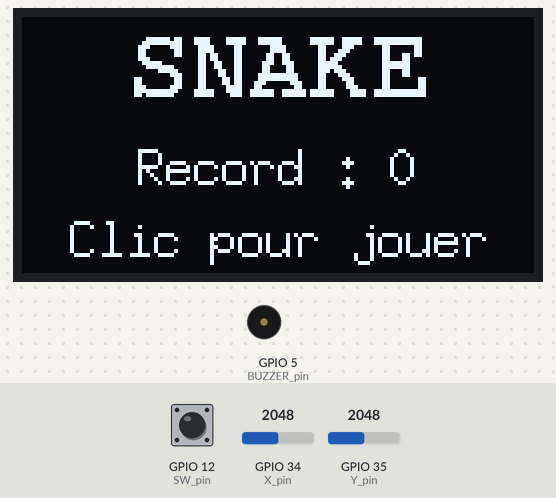
Recording of a sketch running on a simulated ESP32. Shown: 128×64 one-colour display, buzzer (waves = sounding, pin HIGH). The inputs (shaded band) are chosen by the test bench; at power-on: GPIO 12 (SW_pin) HIGH, GPIO 35 (Y_pin) = 2048, GPIO 34 (X_pin) = 2048. Random numbers use the default seed unless the sketch sets one; EEPROM starts erased; what the sketch prints to the serial monitor is not drawn.

Above: at 1.2 s.
1.3 s: GPIO 12 (SW_pin) pulled LOW for 0.15 s
At 1.9 s:
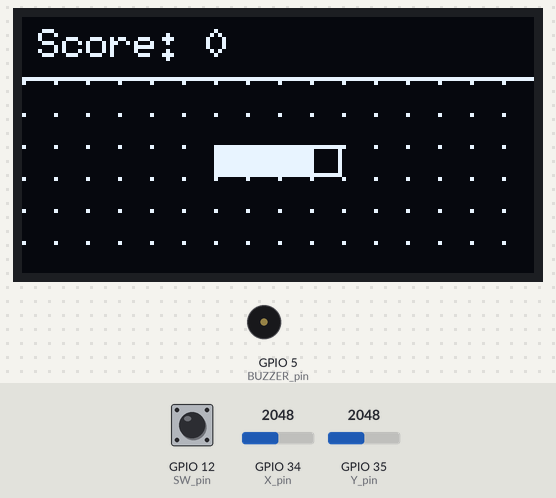
2.0 s: GPIO 35 (Y_pin) set to 2504
5.0 s: GPIO 35 (Y_pin) set to 2586
At 6.1 s:
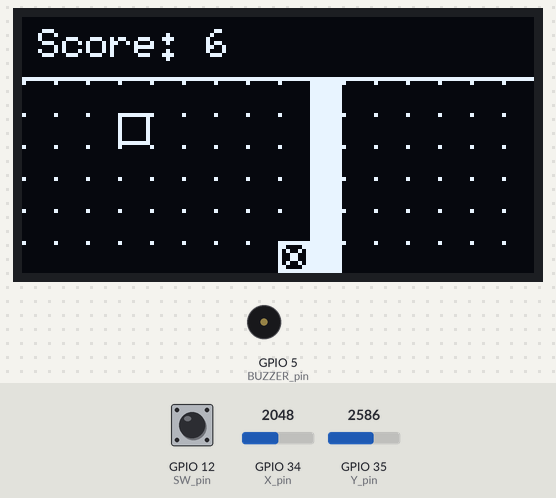
6.7 s: GPIO 34 (X_pin) set to 2866
At 7.02 s:
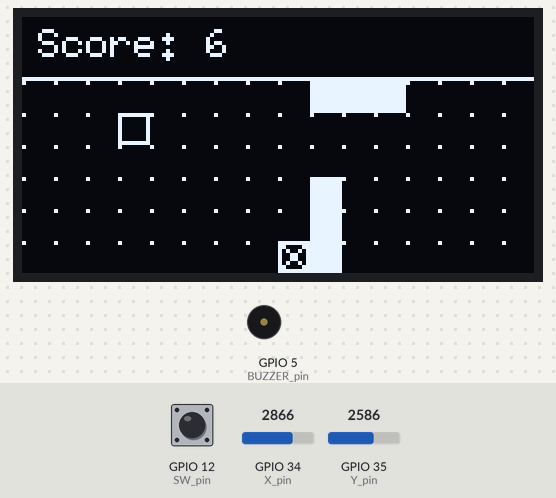
8.2 s: GPIO 34 (X_pin) set to 2047
At 9.8 s:
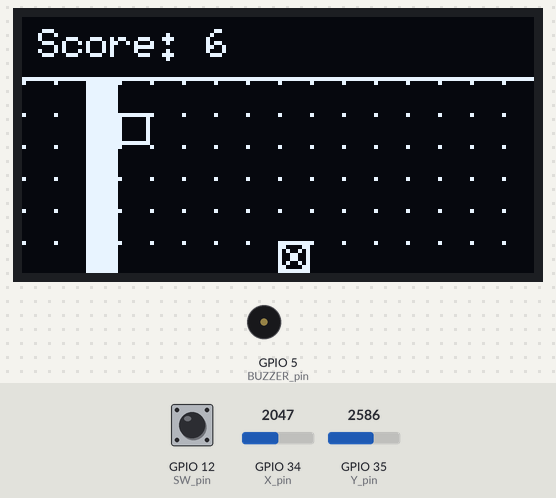
10.0 s: GPIO 34 (X_pin) set to 1228
At 10.15 s:
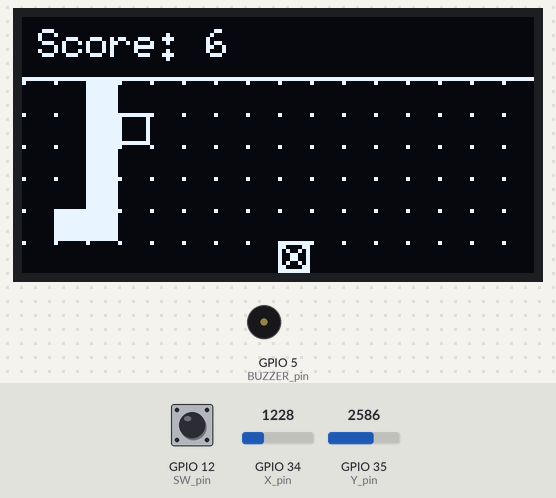
Timing chart, 0 to 12.5 s (numbered marks = the images above; inputs shaded):
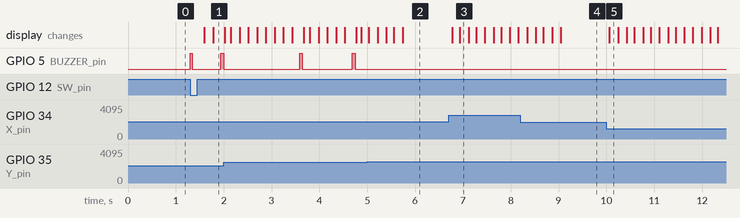

The sketch:

Snake.ino
```cpp
#include <Arduino.h>
#include "config.h"
#include "etat.h"
#include "jeu.h"
#include "affichage.h"
#include "son.h"
#include "reseau.h"

void setup() {
  Serial.begin(115200);

  pinMode(SW_pin, INPUT_PULLUP);
  pinMode(BUZZER_pin, OUTPUT);


  initAffichage();
  initialiserJeu();
  initWifi();
}

void loop() {


  switch (etatJeux) {
    case MENU:
      mettreAJourMenu();
      break;

    case JEU:
      mettreAJourJeu();
      break;

    case GAME_OVER:
      mettreAJourGameOver();
      break;
  }

  switch (etatJeux) {
    case MENU:
      afficherMenu();
      break;

    case JEU:
      afficherJeu();
      break;

    case GAME_OVER:
      afficherGameOver();
      break;
  }

  mettreAJourWifi();
}
```

affichage.h
```cpp
#pragma once

void initAffichage();
void afficherMenu();
void afficherJeu();
void afficherGameOver();
```

affichage.ino
```cpp
#include <Arduino.h>
#include <U8g2lib.h>
#include "affichage.h"
#include "config.h"
#include "etat.h"


static U8G2_SSD1306_128X64_NONAME_F_HW_I2C u8g2(U8G2_R0, U8X8_PIN_NONE);

void initAffichage() {
  u8g2.setI2CAddress(0x3C << 1);
  u8g2.begin();
}
static void drawCentre(const char* txt, int y) {
  int x = (LARGEUR_ECRAN - u8g2.getStrWidth(txt)) / 2;
  u8g2.drawStr(x, y, txt);
}

void afficherMenu() {
  u8g2.clearBuffer();

  u8g2.setFont(u8g2_font_courB18_tf);
  drawCentre("SNAKE", 20);

  u8g2.setFont(u8g2_font_7x13_tf);
  String txt = "Record : " + String(record);
  drawCentre(txt.c_str(), 42);
  drawCentre("Clic pour jouer", 60);

  u8g2.sendBuffer();
}

void afficherJeu() {
  u8g2.clearBuffer();


  for (int i = 0; i < snakeLength; i++) {
    u8g2.drawBox(snakeX[i], snakeY[i], grid, grid);
  }


  u8g2.setFont(u8g2_font_6x10_tf);
  String txtScore = "Score: " + String(score);
  u8g2.drawStr(4, 10, txtScore.c_str());
  u8g2.drawHLine(0, 15, LARGEUR_ECRAN);


  for (int y = HAUT_ZONE_JEU; y < HAUTEUR_ECRAN; y += grid) {
    for (int x = 0; x < LARGEUR_ECRAN; x += grid) {
      u8g2.drawPixel(x, y);
    }
  }


  for (int i = 0; i < nbObs; i++) {
    u8g2.drawFrame(obsX[i], obsY[i], grid, grid);
    u8g2.drawLine(obsX[i], obsY[i], obsX[i] + grid - 1, obsY[i] + grid - 1);
    u8g2.drawLine(obsX[i] + grid - 1, obsY[i], obsX[i], obsY[i] + grid - 1);
  }


  u8g2.drawFrame(foodX, foodY, grid, grid);

  u8g2.sendBuffer();
}

void afficherGameOver() {
  u8g2.clearBuffer();

  u8g2.setFont(u8g2_font_courB12_tf);
  drawCentre("GAME OVER", 14);

  u8g2.setFont(u8g2_font_6x10_tf);
  String txtScore = "Score : " + String(score);
  drawCentre(txtScore.c_str(), 30);
  String txtRecord = "Record : " + String(record);
  drawCentre(txtRecord.c_str(), 42);

  u8g2.drawStr(14, 59, "Rejouer");
  u8g2.drawStr(84, 59, "Menu");

  if (choixGameOver == 0) {
    u8g2.drawFrame(10, 49, u8g2.getStrWidth("Rejouer") + 8, 13);
  } else {
    u8g2.drawFrame(80, 49, u8g2.getStrWidth("Menu") + 8, 13);
  }

  u8g2.sendBuffer();
}
```

etat.h
```cpp
#pragma once
#include <Preferences.h>
#include "config.h"

enum Etat { MENU, JEU, GAME_OVER };


extern Preferences preferences;
extern Etat etatJeux;
extern int score;
extern int record;
extern int choixGameOver;


extern int snakeLength;
extern int snakeX[TAILLE_MAX_SERPENT];
extern int snakeY[TAILLE_MAX_SERPENT];
extern int dirX;
extern int dirY;
extern int nextDirX;
extern int nextDirY;


extern int foodX;
extern int foodY;
extern int obsX[MAX_OBS];
extern int obsY[MAX_OBS];
extern int nbObs;
extern int nbManges;


extern int gameSpeed;
extern unsigned long lastMove;
extern int centreX;
extern int centreY;
```

etat.ino
```cpp
#include "etat.h"


Preferences preferences;
Etat etatJeux = MENU;
int score = 0;
int record = 0;
int choixGameOver = 0;

int snakeLength = 3;
int snakeX[TAILLE_MAX_SERPENT];
int snakeY[TAILLE_MAX_SERPENT];
int dirX = 1;
int dirY = 0;
int nextDirX = 1;
int nextDirY = 0;

int foodX = 0;
int foodY = 0;
int obsX[MAX_OBS];
int obsY[MAX_OBS];
int nbObs = 0;
int nbManges = 0;

int gameSpeed = VITESSE_DEPART;
unsigned long lastMove = 0;
int centreX = 0;
int centreY = 0;
```

jeu.h
```cpp
#pragma once

void initialiserJeu();
void reset();
void mettreAJourMenu();
void mettreAJourJeu();
void mettreAJourGameOver(); 
```

jeu.ino
```cpp
#include <Arduino.h>
#include "jeu.h"
#include "config.h"
#include "etat.h"
#include "son.h"


static bool caseLibre(int x, int y) {
  for (int i = 0; i < snakeLength; i++) {
    if (snakeX[i] == x && snakeY[i] == y) return false;
  }
  for (int i = 0; i < nbObs; i++) {
    if (obsX[i] == x && obsY[i] == y) return false;
  }
  return true;
}

static void spawnFood() {
  do {
    foodX = random(0, LARGEUR_ECRAN / grid) * grid;
    foodY = random(2, HAUTEUR_ECRAN / grid) * grid;
  } while (!caseLibre(foodX, foodY));
}

static void spawnObstacle() {
  if (nbObs >= MAX_OBS) return;

  int x, y;
  do {
    x = random(0, LARGEUR_ECRAN / grid) * grid;
    y = random(2, HAUTEUR_ECRAN / grid) * grid;
  } while (!caseLibre(x, y)
           || (x == foodX && y == foodY)
           || (abs(x - snakeX[0]) <= 2 * grid && abs(y - snakeY[0]) <= 2 * grid));

  obsX[nbObs] = x;
  obsY[nbObs] = y;
  nbObs++;
}

void reset() {
  centreX = analogRead(X_pin);
  centreY = analogRead(Y_pin);

  snakeLength = 3;

  dirX = 1;
  dirY = 0;
  nextDirX = 1;
  nextDirY = 0;

  score = 0;
  gameSpeed = VITESSE_DEPART;
  nbObs = 0;
  nbManges = 0;

  snakeX[0] = 48;
  snakeY[0] = 32;

  snakeX[1] = 40;
  snakeY[1] = 32;

  snakeX[2] = 32;
  snakeY[2] = 32;

  spawnFood();
}

void initialiserJeu() {
  preferences.begin("snake", false);
  record = preferences.getInt("record", 0);
  reset();
}


static void lireJoystick() {


  int dx = analogRead(X_pin) - centreX;
  int dy = analogRead(Y_pin) - centreY;

  if (abs(dx) <= ZONE_MORTE && abs(dy) <= ZONE_MORTE) {
    return;
  }

  int nouvelleDirX = dirX;
  int nouvelleDirY = dirY;

  if (abs(dx) > abs(dy)) {
    nouvelleDirX = (dx > 0) ? 1 : -1;
    nouvelleDirY = 0;
  } else {
    nouvelleDirX = 0;
    nouvelleDirY = (dy > 0) ? 1 : -1;
  }

  if (nouvelleDirX != -dirX || nouvelleDirY != -dirY) {
    dirX = nouvelleDirX;
    dirY = nouvelleDirY;
  }
}


static void deplacerSerpent() {

  for (int i = snakeLength; i > 0; i--) {

    snakeX[i] = snakeX[i - 1];
    snakeY[i] = snakeY[i - 1];
  }

  snakeX[0] += dirX * grid;
  snakeY[0] += dirY * grid;
}

static void declencherGameOver() {

  if (score > record) {

    record = score;
    preferences.putInt("record", record);
  }

  choixGameOver = 0;
  etatJeux = GAME_OVER;

  bip(400);
}

void mettreAJourMenu() {

  if (digitalRead(SW_pin) == 0) {

    etatJeux = JEU;
    reset();
    bip(40);
    delay(200);
  }
}

void mettreAJourJeu() {

  if (millis() - lastMove <= gameSpeed) return;

  lastMove = millis();

  lireJoystick();
  deplacerSerpent();

  if (snakeX[0] < 0) {

    snakeX[0] = LARGEUR_ECRAN - grid;

  }
  else if (snakeX[0] >= LARGEUR_ECRAN)
  {
    snakeX[0] = 0;

  }

  if (snakeY[0] < HAUT_ZONE_JEU) {

    snakeY[0] = HAUTEUR_ECRAN - grid;

  }
  else if (snakeY[0] >= HAUTEUR_ECRAN) {

    snakeY[0] = HAUT_ZONE_JEU;

  }


  for (int i = 0; i < nbObs; i++) {
    if (snakeX[0] == obsX[i] && snakeY[0] == obsY[i]) {
      declencherGameOver();
      return;
    }
  }


  for (int i = 1; i < snakeLength; i++) {
    if (snakeX[0] == snakeX[i] && snakeY[0] == snakeY[i]) {
      declencherGameOver();
      return;
    }
  }


  if (snakeX[0] == foodX && snakeY[0] == foodY) {

    if (snakeLength < LONGUEUR_MAX) snakeLength++;

    score += 2;
    nbManges++;

    gameSpeed -= PAS_VITESSE;
    if (gameSpeed < VITESSE_MIN) gameSpeed = VITESSE_MIN;

    bip(60);
    spawnFood();

    if (nbManges % FOOD_PAR_OBSTACLE == 0) {
      spawnObstacle();
    }
  }
}

void mettreAJourGameOver() {

  int x = analogRead(X_pin);
  if (x < 1000) {
    choixGameOver = 0;
  } else if (x > 3000) {
    choixGameOver = 1;
  }

  if (digitalRead(SW_pin) == 0) {
    bip(40);

    while (digitalRead(SW_pin) == 0) {
      delay(10);
    }

    etatJeux = (choixGameOver == 0) ? JEU : MENU;
    reset();
  }
}
```

page.h
```cpp
#pragma once
#include <Arduino.h>

const char PAGE_HTML[] PROGMEM = R"rawliteral(
<!DOCTYPE html>
<html lang="fr">
<head>
  <meta charset="UTF-8">
  <meta name="viewport" content="width=device-width, initial-scale=1">
  <title>Snake ESP32</title>

  <style>
    * {
      box-sizing: border-box;
    }

    body {
      margin: 0;
      min-height: 100vh;
      padding: 24px;
      display: flex;
      align-items: center;
      justify-content: center;
      background: #0b121a;
      color: #eef6ff;
      font-family: Arial, sans-serif;
    }

    main {
      width: min(100%, 960px);
    }

    header, .scores, footer {
      display: flex;
      align-items: center;
      justify-content: space-between;
      gap: 16px;
      flex-wrap: wrap;
    }

    header {
      margin-bottom: 24px;
    }

    h1 {
      margin: 0;
      font-size: clamp(24px, 5vw, 40px);
    }

    #connexion {
      color: #ffca75;
      font-size: 14px;
    }

    .scores {
      margin-bottom: 16px;
      padding: 16px 20px;
      background: #17232f;
      border-radius: 12px;
      font-size: clamp(16px, 3vw, 24px);
    }

    strong {
      color: #a9ff83;
    }

    .terrain {
      position: relative;
      overflow: hidden;
      border: 2px solid #304555;
      border-radius: 14px;
      background: #111e29;
    }

    canvas {
      display: block;
      width: 100%;
      height: auto;
      image-rendering: pixelated;
    }

    .ecran {
      position: absolute;
      inset: 0;
      display: flex;
      flex-direction: column;
      align-items: center;
      justify-content: center;
      gap: 14px;
      padding: 12px;
      background: rgba(11, 18, 26, 0.95);
      text-align: center;
    }

    [hidden] {
      display: none !important;
    }

    h2 {
      margin: 0;
      color: #a9ff83;
      font-size: clamp(26px, 6vw, 64px);
    }

    p {
      margin: 0;
      color: #b2c4d2;
      font-size: clamp(12px, 2.2vw, 20px);
    }

    #gameOver h2 {
      color: #ff7589;
    }

    .choix {
      display: flex;
      gap: 16px;
    }

    .option {
      padding: 10px 24px;
      border: 2px solid #425768;
      border-radius: 10px;
      color: #b2c4d2;
      font-size: clamp(14px, 2.5vw, 22px);
    }

    .option.selection {
      color: #0b121a;
      background: #a9ff83;
      border-color: #a9ff83;
      font-weight: bold;
    }

    footer {
      margin-top: 18px;
      color: #91a8ba;
      font-size: 14px;
    }

    button {
      padding: 10px 16px;
      border: 1px solid #425768;
      border-radius: 8px;
      background: #17232f;
      color: #eef6ff;
      cursor: pointer;
    }

    @media (max-width: 550px) {
      body {
        padding: 12px;
      }

      .ecran {
        gap: 6px;
      }

      .option {
        padding: 6px 16px;
      }
    }
  </style>
</head>

<body>
  <main>
    <header>
      <h1>Snake ESP32</h1>
      <span id="connexion" role="status">Connexion...</span>
    </header>

    <div class="scores">
      <span>Score : <strong id="score">0</strong></span>
      <span>Record : <strong id="record">0</strong></span>
    </div>

    <div class="terrain">
      <canvas id="terrain" width="128" height="48"></canvas>

      <section id="attente" class="ecran">
        <h2>Connexion...</h2>
        <p>En attente du jeu sur l'ESP32</p>
      </section>

      <section id="menu" class="ecran" hidden>
        <h2>SNAKE</h2>
        <p>Record : <strong id="recordMenu">0</strong></p>
        <p>Appuie sur le joystick pour jouer</p>
      </section>

      <section id="gameOver" class="ecran" hidden>
        <h2>GAME OVER</h2>

        <p>
          Score : <strong id="scoreFinal">0</strong>
          | Record : <strong id="recordFinal">0</strong>
        </p>

        <div class="choix">
          <span id="rejouer" class="option">Rejouer</span>
          <span id="retourMenu" class="option">Menu</span>
        </div>

        <p>Gauche / droite pour choisir · Clic pour valider</p>
      </section>
    </div>

    <footer>
      <span>Commandes sur le joystick de l'ESP32</span>
      <button id="pleinEcran" type="button">Plein écran</button>
    </footer>
  </main>

  <script>
    const MENU = 0;
    const JEU = 1;
    const GAME_OVER = 2;

    const GRILLE = 8;
    const HAUT_ZONE_JEU = 16;

    const elements = {};

    [
      "terrain", "connexion", "attente", "menu", "gameOver",
      "score", "record", "recordMenu", "scoreFinal", "recordFinal",
      "rejouer", "retourMenu", "pleinEcran"
    ].forEach(id => {
      elements[id] = document.getElementById(id);
    });

    const canvas = elements.terrain;
    const ctx = canvas.getContext("2d");

    let socket = null;
    let reconnexion = null;

    function dessinerCase(x, y, couleur) {
      ctx.fillStyle = couleur;
      ctx.fillRect(
        x,
        y - HAUT_ZONE_JEU,
        GRILLE - 1,
        GRILLE - 1
      );
    }

    function dessinerTerrain(jeu) {
      ctx.fillStyle = "#111e29";
      ctx.fillRect(0, 0, canvas.width, canvas.height);

      ctx.fillStyle = "#2b3d4c";

      for (let y = 0; y < canvas.height; y += GRILLE) {
        for (let x = 0; x < canvas.width; x += GRILLE) {
          ctx.fillRect(x, y, 1, 1);
        }
      }

      for (const obstacle of jeu.obstacles) {
        dessinerCase(obstacle.x, obstacle.y, "#8295a3");

        ctx.fillStyle = "#354958";
        ctx.fillRect(
          obstacle.x + 2,
          obstacle.y - HAUT_ZONE_JEU + 2,
          3,
          3
        );
      }

      dessinerCase(jeu.foodX, jeu.foodY, "#ff6577");

      jeu.serpent.forEach((segment, index) => {
        dessinerCase(
          segment.x,
          segment.y,
          index === 0 ? "#b4ff75" : "#54ce87"
        );
      });
    }

    function afficherEtat(jeu) {
      if (
        ![MENU, JEU, GAME_OVER].includes(jeu.etat) ||
        !Array.isArray(jeu.serpent) ||
        !Array.isArray(jeu.obstacles)
      ) {
        throw new Error("Etat du jeu incomplet");
      }

      elements.score.textContent = jeu.score;
      elements.record.textContent = jeu.record;
      elements.recordMenu.textContent = jeu.record;
      elements.scoreFinal.textContent = jeu.score;
      elements.recordFinal.textContent = jeu.record;

      dessinerTerrain(jeu);

      elements.attente.hidden = true;
      elements.menu.hidden = jeu.etat !== MENU;
      elements.gameOver.hidden = jeu.etat !== GAME_OVER;

      elements.rejouer.classList.toggle(
        "selection",
        jeu.choixGameOver === 0
      );

      elements.retourMenu.classList.toggle(
        "selection",
        jeu.choixGameOver === 1
      );

      const noms = ["Menu", "Partie en cours", "Game Over"];

      elements.connexion.textContent = "Connecté · " + noms[jeu.etat];
      elements.connexion.style.color = "#a9ff83";
    }

    function connecterWebSocket() {
      if (
        socket &&
        (socket.readyState === WebSocket.OPEN ||
         socket.readyState === WebSocket.CONNECTING)
      ) {
        return;
      }

      clearTimeout(reconnexion);

      elements.connexion.textContent = "Connexion...";
      elements.connexion.style.color = "#ffca75";

      socket = new WebSocket(
        "ws://" + window.location.hostname + ":81/"
      );

      const connexionActuelle = socket;

      connexionActuelle.onopen = () => {
        elements.connexion.textContent = "Connecté · En attente du jeu";
        elements.connexion.style.color = "#a9ff83";
      };

      connexionActuelle.onmessage = (message) => {
        try {
          afficherEtat(JSON.parse(message.data));
        } catch (erreur) {
          elements.connexion.textContent = "Données du jeu invalides";
          elements.connexion.style.color = "#ffca75";
          console.error(erreur);
        }
      };

      connexionActuelle.onclose = () => {
        if (socket !== connexionActuelle) {
          return;
        }

        socket = null;
        elements.connexion.textContent =
          "Déconnecté · Nouvelle tentative...";
        elements.connexion.style.color = "#ffca75";

        reconnexion = setTimeout(connecterWebSocket, 1000);
      };

      connexionActuelle.onerror = () => {
        connexionActuelle.close();
      };
    }

    if (!document.fullscreenEnabled) {
      elements.pleinEcran.hidden = true;
    }

    elements.pleinEcran.addEventListener("click", async () => {
      try {
        if (document.fullscreenElement) {
          await document.exitFullscreen();
        } else {
          await document.documentElement.requestFullscreen();
        }
      } catch (erreur) {
        console.error(erreur);
      }
    });

    document.addEventListener("fullscreenchange", () => {
      elements.pleinEcran.textContent = document.fullscreenElement
        ? "Quitter le plein écran"
        : "Plein écran";
    });

    connecterWebSocket();
  </script>
</body>
</html>
)rawliteral";
```

reseau.h
```cpp

```

son.h
```cpp
#pragma once

void bip(int ms);
```

son.ino
```cpp
#include <Arduino.h>
#include "son.h"
#include "config.h"

void bip(int ms) {
  digitalWrite(BUZZER_pin, HIGH);
  delay(ms);
  digitalWrite(BUZZER_pin, LOW);
}
```

config.h
```cpp
#pragma once


const int SW_pin = 12;
const int X_pin = 34;
const int Y_pin = 35;
const int BUZZER_pin = 5;


const int LARGEUR_ECRAN = 128;
const int HAUTEUR_ECRAN = 64;
const int HAUT_ZONE_JEU = 16;
const int grid = 8;


const int TAILLE_MAX_SERPENT = 20;
const int LONGUEUR_MAX = 10;


const int VITESSE_DEPART = 180;
const int VITESSE_MIN = 70;
const int PAS_VITESSE = 8;


const int MAX_OBS = 5;
const int FOOD_PAR_OBSTACLE = 3;


const int ZONE_MORTE = 500;
```

Source omitted: wifi.ino (2098 bytes)

Measured:
- the behaviour switches between 2548 and 2549 on GPIO 35 (Y_pin) (found by bisection; images 1 and 2)
- after the input at 1.3 s, GPIO 5 (BUZZER_pin): alternates HIGH for 0.05 s and LOW for 0.59 s, starting at once; the display: first changes after 0.30 s (image 1 shows a later state)
- after the input at 6.7 s, the display: first changes after 0.08 s (image 3 shows a later state)
- after the input at 10.0 s, the display: changes after 0.06 s (image 5)
